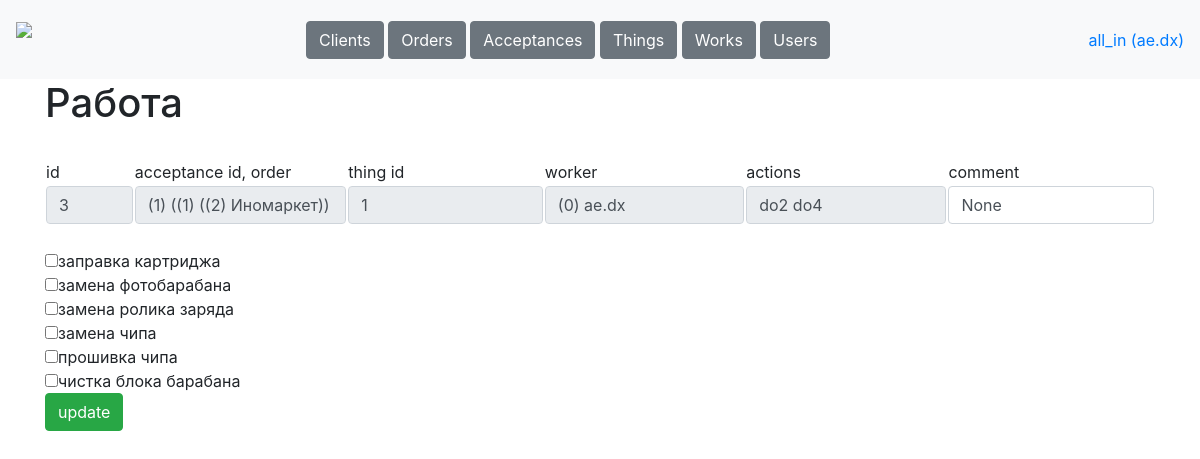
The app's page /tables/works/3 (signed in), older data.
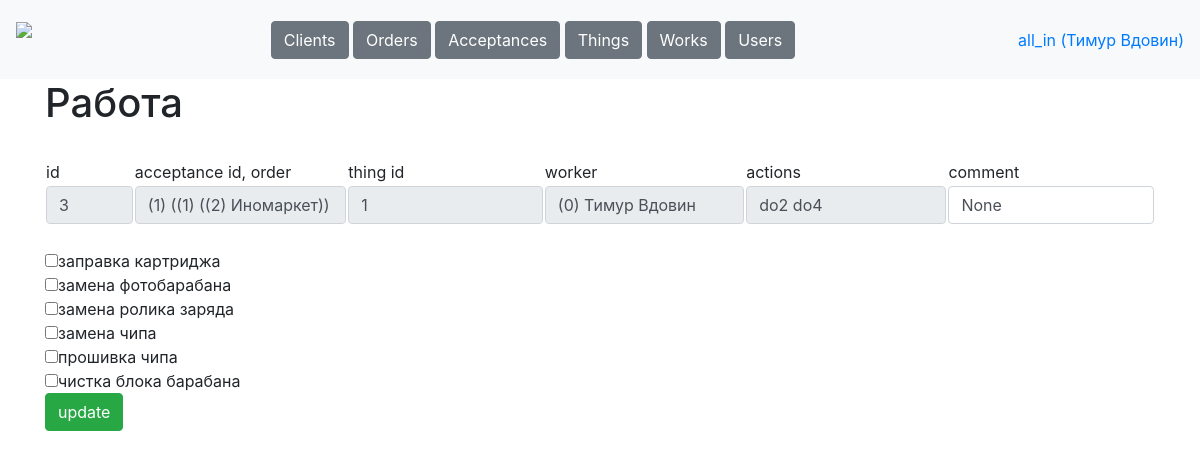
The same page, newer data.
### data/tables.py (models this page shows, shortened)
class Worker(db_session.SqlAlchemyBase, SerializerMixin):
    __tablename__ = 'workers'
    id = Column(sqlalchemy.Integer, primary_key=True, autoincrement=True)
    username = Column(sqlalchemy.String, nullable=True)
    name = Column(sqlalchemy.String, nullable=True)
    password = Column(sqlalchemy.String, nullable=True)
    role = Column(sqlalchemy.String, nullable=True)
    phone = Column(sqlalchemy.String, nullable=True)
    comment = Column(sqlalchemy.String, nullable=True)
    works = orm.relationship('Work', back_populates='worker')
    acceptances = orm.relationship('Acceptance', back_populates='worker')

class Work(db_session.SqlAlchemyBase, SerializerMixin):
    __tablename__ = 'works'
    id = Column(sqlalchemy.Integer, primary_key=True, autoincrement=True)
    acceptance_id = Column(sqlalchemy.Integer, sqlalchemy.ForeignKey('acceptances.id'))
    thing_id = Column(sqlalchemy.Integer, sqlalchemy.ForeignKey('things.id'))
    worker_id = Column(sqlalchemy.Integer, sqlalchemy.ForeignKey('workers.id'))
    actions =  Column(sqlalchemy.String, nullable=True)
    comment = Column(sqlalchemy.String, nullable=True)
    status =  Column(sqlalchemy.String, nullable=True)
    acceptance = orm.relationship('Acceptance')
    thing = orm.relationship('Thing')
    worker = orm.relationship('Worker')

class Acceptance(db_session.SqlAlchemyBase, SerializerMixin):
    __tablename__ = 'acceptances'
    id = Column(sqlalchemy.Integer, primary_key=True, autoincrement=True)
    order_id = Column(sqlalchemy.Integer, sqlalchemy.ForeignKey('orders.id'))
    worker_id = Column(sqlalchemy.Integer, sqlalchemy.ForeignKey('workers.id'))
    things =  Column(sqlalchemy.String, default='[]', nullable=True)
    comment = Column(sqlalchemy.String, nullable=True, default='')
    status =  Column(sqlalchemy.String, nullable=True, default='123123123123123123123123123123')
    order = orm.relationship('Order')
    worker = orm.relationship('Worker')
    works = orm.relationship('Work', back_populates='acceptance')

class Order(db_session.SqlAlchemyBase, SerializerMixin):
    __tablename__ = 'orders'
    id = Column(sqlalchemy.Integer, primary_key=True, autoincrement=True)
    client_id = Column(sqlalchemy.Integer, sqlalchemy.ForeignKey('clients.id'))
    create_date = Column(sqlalchemy.Date, default=dt.date.today())
    comment = Column(sqlalchemy.String, nullable=True, default='')
    status =  Column(sqlalchemy.String, nullable=True, default='created')
    client = orm.relationship('Client')
    acceptances = orm.relationship('Acceptance', back_populates='order')

class Client(db_session.SqlAlchemyBase, SerializerMixin):
    __tablename__ = 'clients'
    id = Column(sqlalchemy.Integer, primary_key=True, autoincrement=True)
    name = Column(sqlalchemy.String, nullable=True, default='')
    address = Column(sqlalchemy.String, nullable=True, default='')
    phone = Column(sqlalchemy.String, nullable=True, default='')
    comment = Column(sqlalchemy.String, nullable=True, default='')
    orders = orm.relationship('Order', back_populates='client')
    things = orm.relationship('Thing', back_populates='client')

### main.py (the view)
@app.route('/tables/works/<int:work_id>', methods=['GET', 'POST'])
def work(work_id):
    username = request.cookies.get('user')
    if not username:
        return redirect('/login')
    user = stuff.get_user(username)
    if request.method == 'GET':
        return render_template(f'work.html', user=user, work=stuff.get_entry('works', work_id))
    elif request.method == 'POST':
        stuff.update_entry('works', request.form)
        return redirect(f'/tables/works/{work_id}')

### data/db_session.py (called while the page is built)
def create_session() -> Session:
    global __factory
    return __factory()

### stuff.py (called while the page is built)
def get_user(username):
    db_sess = db_session.create_session()
    worker = db_sess.query(Worker).filter(Worker.username == username).first()
    db_sess.close()
    return worker

def get_entry(table, id):
    db_sess = db_session.create_session()
    if table == 'clients':
        return db_sess.query(Client).filter(Client.id == id).first()
    elif table == 'orders':
        return db_sess.query(Order).get(id)
    elif table == 'acceptances':
        return db_sess.query(Acceptance).filter(Acceptance.id == id).first()
    elif table == 'things':
        return db_sess.query(Thing).filter(Thing.id == id).first()
    elif table == 'works':
        return db_sess.query(Work).filter(Work.id == id).first()
    elif table == 'workers':
        return db_sess.query(Worker).filter(Worker.id == id).first()
    db_sess.close()

### templates/work.html
{% extends "base.html"%}
{% block content %}
<h1>Работа</h1>
<br><form method="post">
    <table>
        <tr>
            <td width="8%">id</td>
            <td>acceptance id, order</td>
            <td>thing id</td>
            <td>worker</td>
            <td>actions</td>
            <td>comment</td>
        </tr>
        <tr>
            <td width="8%"><input class="form-control" value="{{work.id}}" name="id" readonly></td>
            <td><input class="form-control" value="({{work.acceptance.id}}) (({{work.acceptance.order.id}}) (({{work.acceptance.order.client.id}}) {{work.acceptance.order.client.name}}))" readonly></td>
            <td><input class="form-control" value="{{work.thing_id}}" readonly></td>
            <td><input class="form-control" value="({{work.worker.id}}) {{work.worker.name}}" readonly></td>
            <td><input class="form-control" value="{{work.actions}}" readonly></td>
            <td><input class="form-control" value="{{work.comment}}" name="comment"></td>
        </tr>
    </table><br>
    {% set actions = work.actions.split() %}
    {% for item in ["заправка картриджа", "замена фотобарабана", "замена ролика заряда", "замена чипа", "прошивка чипа", "чистка блока барабана"] %}
        {% if item in actions %}
            <input type="checkbox" name="actions" value="{{item}}" checked />{{item}}<br>
        {% else %}
            <input type="checkbox" name="actions" value="{{item}}" />{{item}}<br>
        {% endif %}
    {% endfor %}
    <button type="submit" class="btn btn-success">update</button>
</form>
{% endblock %}

### templates/base.html (shortened to what this page needs)
<!doctype html>
<html>
<head>
    <link rel="stylesheet"
          href="https://stackpath.bootstrapcdn.com/bootstrap/4.4.1/css/bootstrap.min.css"
>
    <link rel="stylesheet" href="static/css/style.css" />
</head>
<body>
<header>
    <nav class="navbar navbar-light bg-light">
        <a class="navbar-brand" style="height: 63px;" href="/dashboard"><img height="63px" src="/static/icons/logo.png"></a>
        <div>
            {% if user.role == "manager" %}
                <a class="btn btn-secondary" href="/tables/clients" role="button">Clients</a>
                <a class="btn btn-secondary" href="/tables/orders" role="button">Orders</a>
            {% elif user.role == "worker" %}
                <a class="btn btn-secondary" href="/tables/acceptances" role="button">Acceptances</a>
                <a class="btn btn-secondary" href="/tables/works" role="button">Works</a>
            {% else %}
                <a class="btn btn-secondary" href="/tables/clients" role="button">Clients</a>
                <a class="btn btn-secondary" href="/tables/orders" role="button">Orders</a>
                <a class="btn btn-secondary" href="/tables/acceptances" role="button">Acceptances</a>
                <a class="btn btn-secondary" href="/tables/things" role="button">Things</a>
                <a class="btn btn-secondary" href="/tables/works" role="button">Works</a>
                <a class="btn btn-secondary" href="/tables/users" role="button">Users</a>
            {% endif %}
        </div>
        <a href="/login">{{user.role}} ({{user.name}})</a>
    </nav>
</header>
<main role="main" class="container">
    {% block content %}{% endblock %}
</main>
</body>
</html>

Row changes from the older to the newer data that the page shows:
changed Worker "all_in": name "ae.dx" → "Тимур Вдовин"; worker.id "(0) ae.dx" → "(0) Тимур Вдовин"
